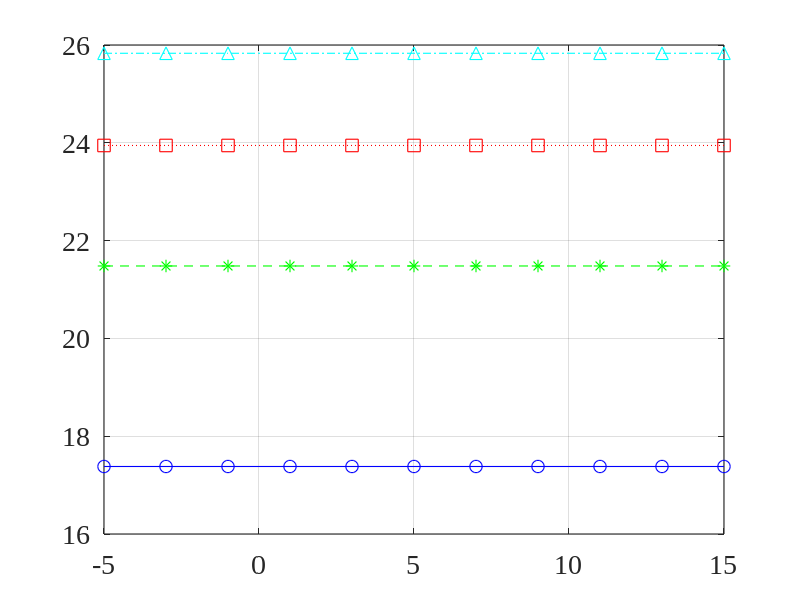
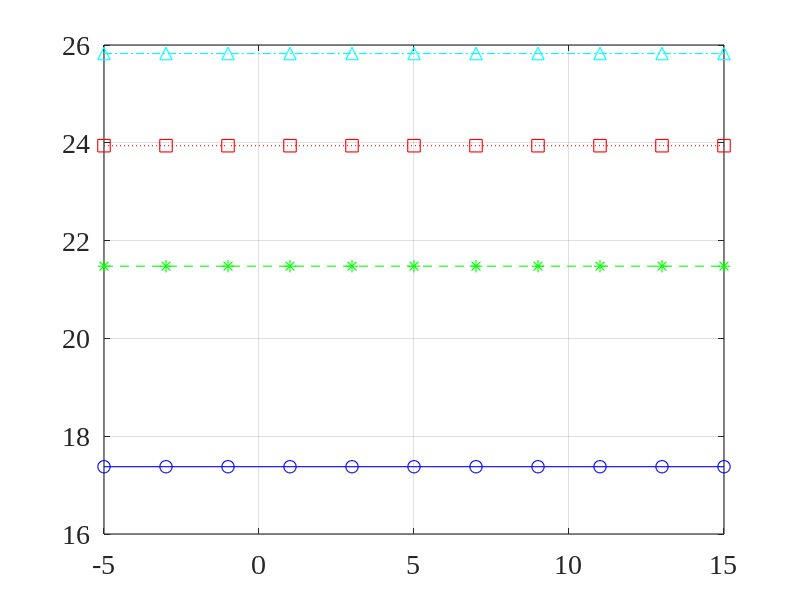
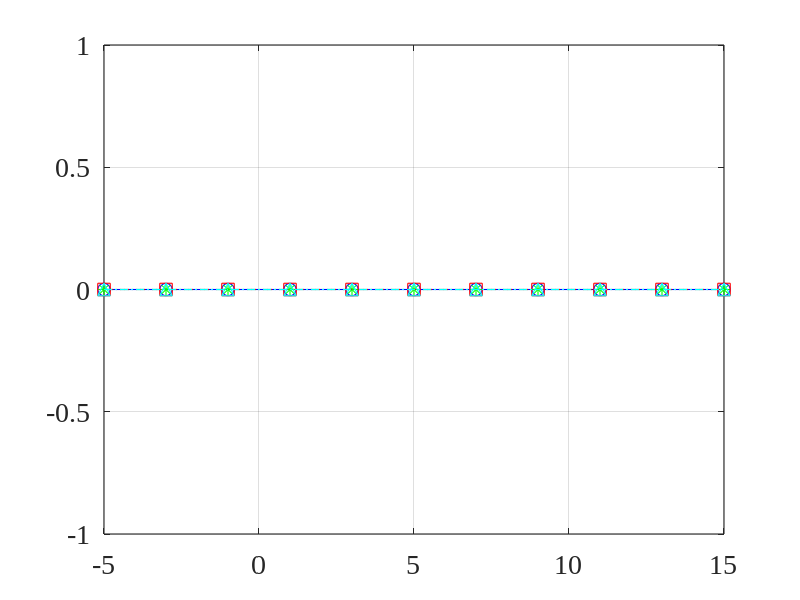
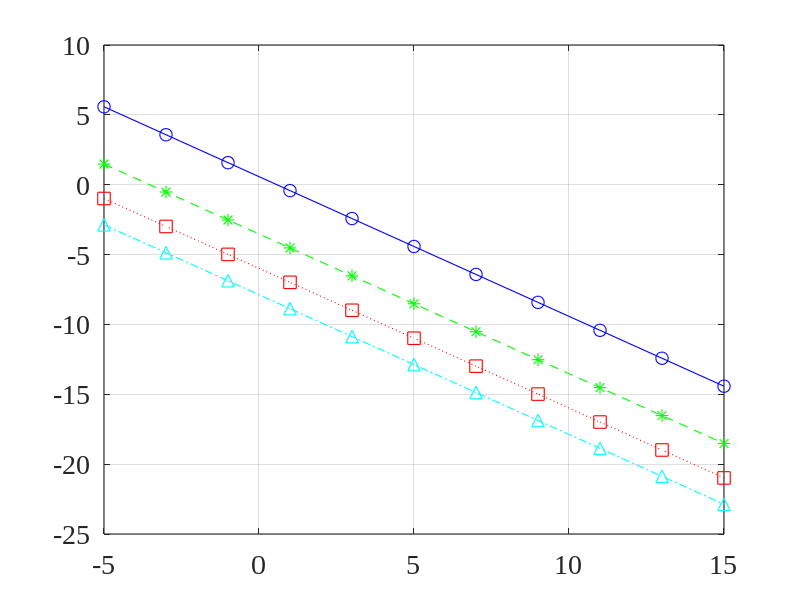

Write the MATLAB code that produced these figures, in order.
close all; clc; clear all;
linewd = 0.8;
hcfontsize = 20;
MarkerSize=9;
A0=0.5;
T=500;
f0=0.1;

theta_d=70/180*pi;
theta_u1=50/180*pi;
theta_u2=30/180*pi;

alpha=0.01; % sigma_w^2/sigma_u^2

M_values=[10 20 30 40]; % Number of sensors

f=linspace(-0.5,0.5,1e3)';  % frequency

f=f(2:end-1);
df=f(2)-f(1);
phiX1=A0^2/4*(sin(T*pi*(f+f0))./sin(pi*(f+f0))).^2+A0^2/4*(sin(T*pi*(f-f0))./sin(pi*(f-f0))).^2;

iSNR_db_values=-5:15;
Gain_dB_values=zeros(length(iSNR_db_values),length(M_values));
nu_values=zeros(length(iSNR_db_values),length(M_values));
xi_n_dB_values=zeros(length(iSNR_db_values),length(M_values));
xi_d_dB_values=zeros(length(iSNR_db_values),length(M_values));
for idxM=1:length(M_values)
    M=M_values(idxM);
    
    I_M=eye(M);
    i_i=I_M(:,1);
    [f_mat,m_mat]=meshgrid(f,1:M);
    d=exp(-1i*2*pi*f_mat.*(m_mat-1)*cos(theta_d));
    du1=exp(-1i*2*pi*f_mat.*(m_mat-1)*cos(theta_u1));
    du2=exp(-1i*2*pi*f_mat.*(m_mat-1)*cos(theta_u2));
    phiV0=zeros(M,M,length(f));
    for idxf=1:length(f)
        phiV0(:,:,idxf)=T*du1(:,idxf)*du1(:,idxf)'+T*du2(:,idxf)*du2(:,idxf)'+T*alpha*eye(M);
    end
    
    for idxS=1:length(iSNR_db_values)
        iSNR_dB=iSNR_db_values(idxS);
        iSNR=10^(iSNR_dB/10);
        
        phiV1=T*A0^2/2./iSNR*ones(size(f));
        sigma2=T*A0^2/2./iSNR/phiV0(1,1,1);
        phiV=sigma2*phiV0;
        
        h=zeros(M,length(f));
        for idxf=1:length(f)
            phiY=phiV(:,:,idxf)+phiX1(idxf)*d(:,idxf)*d(:,idxf)';
            h(:,idxf)=inv(phiY)*d(:,idxf)/(d(:,idxf)'*inv(phiY)*d(:,idxf));
        end
        
        int_phiX1=df*sum(phiX1);
        int_phiV1=df*sum(phiV1);
        int_H2_phiX=df*sum(phiX1 .* abs(sum(conj(h).*d,1)').^2 );
        int_H2_phiV=0;
        for idxf=1:length(f)
            int_H2_phiV=int_H2_phiV+df* h(:,idxf)'*phiV(:,:,idxf)*h(:,idxf);
        end
        int_Hm12_phiX=df*sum( phiX1 .* abs(sum(conj(h).*d,1)'-1).^2);
        
        oSNR=int_H2_phiX./int_H2_phiV;
        oSNR_dB=10*log10(oSNR);
        Gain_dB_values(idxS,idxM)=oSNR_dB-iSNR_dB;
        
        xi_n_dB_values(idxS,idxM)=10*log10(int_phiV1./int_H2_phiV);
        xi_d_dB_values(idxS,idxM)=10*log10(int_phiX1./int_H2_phiX);
        nu_values(idxS,idxM)=10*log10(int_H2_phiV+int_Hm12_phiX);
    end
end

figure
plot(iSNR_db_values(1:2:end),Gain_dB_values(1:2:end,1),'-bo','linewidth',linewd, 'MarkerSize',MarkerSize);
hold on
plot(iSNR_db_values(1:2:end),Gain_dB_values(1:2:end,2),'--g*','linewidth',linewd, 'MarkerSize',MarkerSize);
plot(iSNR_db_values(1:2:end),Gain_dB_values(1:2:end,3),':rs','linewidth',linewd, 'MarkerSize',MarkerSize);
plot(iSNR_db_values(1:2:end),Gain_dB_values(1:2:end,4),'-.c^','linewidth',linewd, 'MarkerSize',MarkerSize);
hold off
set(gca, 'Color', [1, 1, 1]);
set(gca, 'FontName', 'Times New Roman');
set(gca, 'FontSize', hcfontsize);
set(gca, 'LineWidth', linewd);
box on; grid on;

figure
plot(iSNR_db_values(1:2:end),xi_n_dB_values(1:2:end,1),'-bo','linewidth',linewd, 'MarkerSize',MarkerSize);
hold on
plot(iSNR_db_values(1:2:end),xi_n_dB_values(1:2:end,2),'--g*','linewidth',linewd, 'MarkerSize',MarkerSize);
plot(iSNR_db_values(1:2:end),xi_n_dB_values(1:2:end,3),':rs','linewidth',linewd, 'MarkerSize',MarkerSize);
plot(iSNR_db_values(1:2:end),xi_n_dB_values(1:2:end,4),'-.c^','linewidth',linewd, 'MarkerSize',MarkerSize);
hold off
set(gca, 'Color', [1, 1, 1]);
set(gca, 'FontName', 'Times New Roman');
set(gca, 'FontSize', hcfontsize);
set(gca, 'LineWidth', linewd);
box on; grid on;

figure
plot(iSNR_db_values(1:2:end),xi_d_dB_values(1:2:end,1),'-bo','linewidth',linewd, 'MarkerSize',MarkerSize);
hold on
plot(iSNR_db_values(1:2:end),xi_d_dB_values(1:2:end,2),'--g*','linewidth',linewd, 'MarkerSize',MarkerSize);
plot(iSNR_db_values(1:2:end),xi_d_dB_values(1:2:end,3),':rs','linewidth',linewd, 'MarkerSize',MarkerSize);
plot(iSNR_db_values(1:2:end),xi_d_dB_values(1:2:end,4),'-.c^','linewidth',linewd, 'MarkerSize',MarkerSize);
hold off
set(gca, 'Color', [1, 1, 1]);
set(gca, 'FontName', 'Times New Roman');
set(gca, 'FontSize', hcfontsize);
set(gca, 'LineWidth', linewd);
set(gca,'YLim',[-1 1]);
box on; grid on;

figure
plot(iSNR_db_values(1:2:end),nu_values(1:2:end,1),'-bo','linewidth',linewd, 'MarkerSize',MarkerSize);
hold on
plot(iSNR_db_values(1:2:end),nu_values(1:2:end,2),'--g*','linewidth',linewd, 'MarkerSize',MarkerSize);
plot(iSNR_db_values(1:2:end),nu_values(1:2:end,3),':rs','linewidth',linewd, 'MarkerSize',MarkerSize);
plot(iSNR_db_values(1:2:end),nu_values(1:2:end,4),'-.c^','linewidth',linewd, 'MarkerSize',MarkerSize);
hold off
set(gca, 'Color', [1, 1, 1]);
set(gca, 'FontName', 'Times New Roman');
set(gca, 'FontSize', hcfontsize);
set(gca, 'LineWidth', linewd);
box on; grid on;

